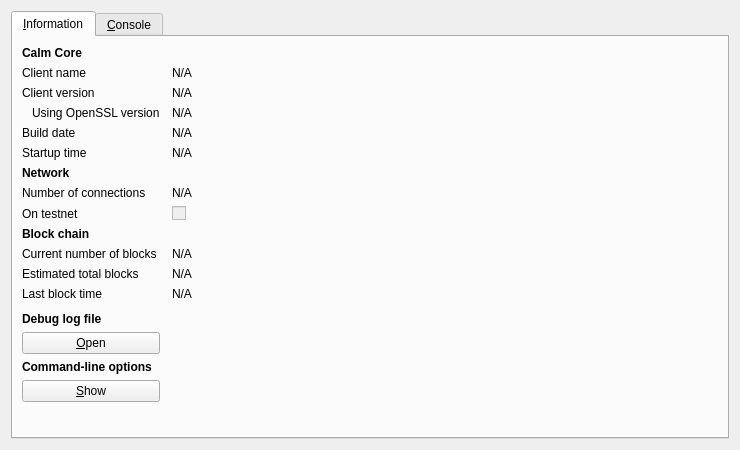
<?xml version="1.0" encoding="UTF-8"?>
<ui version="4.0">
 <class>RPCConsole</class>
 <widget class="QDialog" name="RPCConsole">
  <property name="geometry">
   <rect>
    <x>0</x>
    <y>0</y>
    <width>740</width>
    <height>450</height>
   </rect>
  </property>
  <property name="windowTitle">
   <string>Calm - Debug window</string>
  </property>
  <layout class="QVBoxLayout" name="verticalLayout_2">
   <item>
    <widget class="QTabWidget" name="tabWidget">
     <property name="currentIndex">
      <number>0</number>
     </property>
     <widget class="QWidget" name="tab_info">
      <attribute name="title">
       <string>&amp;Information</string>
      </attribute>
      <layout class="QGridLayout" name="gridLayout" columnstretch="0,1">
       <property name="horizontalSpacing">
        <number>12</number>
       </property>
       <item row="0" column="0">
        <widget class="QLabel" name="label_9">
         <property name="font">
          <font>
           <weight>75</weight>
           <bold>true</bold>
          </font>
         </property>
         <property name="text">
          <string>Calm Core</string>
         </property>
        </widget>
       </item>
       <item row="1" column="0">
        <widget class="QLabel" name="label_5">
         <property name="text">
          <string>Client name</string>
         </property>
        </widget>
       </item>
       <item row="1" column="1">
        <widget class="QLabel" name="clientName">
         <property name="cursor">
          <cursorShape>IBeamCursor</cursorShape>
         </property>
         <property name="text">
          <string>N/A</string>
         </property>
         <property name="textFormat">
          <enum>Qt::PlainText</enum>
         </property>
         <property name="textInteractionFlags">
          <set>Qt::LinksAccessibleByMouse|Qt::TextSelectableByKeyboard|Qt::TextSelectableByMouse</set>
         </property>
        </widget>
       </item>
       <item row="2" column="0">
        <widget class="QLabel" name="label_6">
         <property name="text">
          <string>Client version</string>
         </property>
        </widget>
       </item>
       <item row="2" column="1">
        <widget class="QLabel" name="clientVersion">
         <property name="cursor">
          <cursorShape>IBeamCursor</cursorShape>
         </property>
         <property name="text">
          <string>N/A</string>
         </property>
         <property name="textFormat">
          <enum>Qt::PlainText</enum>
         </property>
         <property name="textInteractionFlags">
          <set>Qt::LinksAccessibleByMouse|Qt::TextSelectableByKeyboard|Qt::TextSelectableByMouse</set>
         </property>
        </widget>
       </item>
       <item row="3" column="0">
        <widget class="QLabel" name="label_14">
         <property name="text">
          <string>Using OpenSSL version</string>
         </property>
         <property name="indent">
          <number>10</number>
         </property>
        </widget>
       </item>
       <item row="3" column="1">
        <widget class="QLabel" name="openSSLVersion">
         <property name="cursor">
          <cursorShape>IBeamCursor</cursorShape>
         </property>
         <property name="text">
          <string>N/A</string>
         </property>
         <property name="textFormat">
          <enum>Qt::PlainText</enum>
         </property>
         <property name="textInteractionFlags">
          <set>Qt::LinksAccessibleByMouse|Qt::TextSelectableByKeyboard|Qt::TextSelectableByMouse</set>
         </property>
        </widget>
       </item>
       <item row="4" column="0">
        <widget class="QLabel" name="label_12">
         <property name="text">
          <string>Build date</string>
         </property>
        </widget>
       </item>
       <item row="4" column="1">
        <widget class="QLabel" name="buildDate">
         <property name="cursor">
          <cursorShape>IBeamCursor</cursorShape>
         </property>
         <property name="text">
          <string>N/A</string>
         </property>
         <property name="textFormat">
          <enum>Qt::PlainText</enum>
         </property>
         <property name="textInteractionFlags">
          <set>Qt::LinksAccessibleByMouse|Qt::TextSelectableByKeyboard|Qt::TextSelectableByMouse</set>
         </property>
        </widget>
       </item>
       <item row="5" column="0">
        <widget class="QLabel" name="label_13">
         <property name="text">
          <string>Startup time</string>
         </property>
        </widget>
       </item>
       <item row="5" column="1">
        <widget class="QLabel" name="startupTime">
         <property name="cursor">
          <cursorShape>IBeamCursor</cursorShape>
         </property>
         <property name="text">
          <string>N/A</string>
         </property>
         <property name="textFormat">
          <enum>Qt::PlainText</enum>
         </property>
         <property name="textInteractionFlags">
          <set>Qt::LinksAccessibleByMouse|Qt::TextSelectableByKeyboard|Qt::TextSelectableByMouse</set>
         </property>
        </widget>
       </item>
       <item row="6" column="0">
        <widget class="QLabel" name="label_11">
         <property name="font">
          <font>
           <weight>75</weight>
           <bold>true</bold>
          </font>
         </property>
         <property name="text">
          <string>Network</string>
         </property>
        </widget>
       </item>
       <item row="7" column="0">
        <widget class="QLabel" name="label_7">
         <property name="text">
          <string>Number of connections</string>
         </property>
        </widget>
       </item>
       <item row="7" column="1">
        <widget class="QLabel" name="numberOfConnections">
         <property name="cursor">
          <cursorShape>IBeamCursor</cursorShape>
         </property>
         <property name="text">
          <string>N/A</string>
         </property>
         <property name="textFormat">
          <enum>Qt::PlainText</enum>
         </property>
         <property name="textInteractionFlags">
          <set>Qt::LinksAccessibleByMouse|Qt::TextSelectableByKeyboard|Qt::TextSelectableByMouse</set>
         </property>
        </widget>
       </item>
       <item row="8" column="0">
        <widget class="QLabel" name="label_8">
         <property name="text">
          <string>On testnet</string>
         </property>
        </widget>
       </item>
       <item row="8" column="1">
        <widget class="QCheckBox" name="isTestNet">
         <property name="enabled">
          <bool>false</bool>
         </property>
         <property name="text">
          <string/>
         </property>
        </widget>
       </item>
       <item row="9" column="0">
        <widget class="QLabel" name="label_10">
         <property name="font">
          <font>
           <weight>75</weight>
           <bold>true</bold>
          </font>
         </property>
         <property name="text">
          <string>Block chain</string>
         </property>
        </widget>
       </item>
       <item row="10" column="0">
        <widget class="QLabel" name="label_3">
         <property name="text">
          <string>Current number of blocks</string>
         </property>
        </widget>
       </item>
       <item row="10" column="1">
        <widget class="QLabel" name="numberOfBlocks">
         <property name="cursor">
          <cursorShape>IBeamCursor</cursorShape>
         </property>
         <property name="text">
          <string>N/A</string>
         </property>
         <property name="textFormat">
          <enum>Qt::PlainText</enum>
         </property>
         <property name="textInteractionFlags">
          <set>Qt::LinksAccessibleByMouse|Qt::TextSelectableByKeyboard|Qt::TextSelectableByMouse</set>
         </property>
        </widget>
       </item>
       <item row="11" column="0">
        <widget class="QLabel" name="label_4">
         <property name="text">
          <string>Estimated total blocks</string>
         </property>
        </widget>
       </item>
       <item row="11" column="1">
        <widget class="QLabel" name="totalBlocks">
         <property name="cursor">
          <cursorShape>IBeamCursor</cursorShape>
         </property>
         <property name="text">
          <string>N/A</string>
         </property>
         <property name="textFormat">
          <enum>Qt::PlainText</enum>
         </property>
         <property name="textInteractionFlags">
          <set>Qt::LinksAccessibleByMouse|Qt::TextSelectableByKeyboard|Qt::TextSelectableByMouse</set>
         </property>
        </widget>
       </item>
       <item row="12" column="0">
        <widget class="QLabel" name="label_2">
         <property name="text">
          <string>Last block time</string>
         </property>
        </widget>
       </item>
       <item row="12" column="1">
        <widget class="QLabel" name="lastBlockTime">
         <property name="cursor">
          <cursorShape>IBeamCursor</cursorShape>
         </property>
         <property name="text">
          <string>N/A</string>
         </property>
         <property name="textFormat">
          <enum>Qt::PlainText</enum>
         </property>
         <property name="textInteractionFlags">
          <set>Qt::LinksAccessibleByMouse|Qt::TextSelectableByKeyboard|Qt::TextSelectableByMouse</set>
         </property>
        </widget>
       </item>
       <item row="13" column="0">
        <spacer name="verticalSpacer_2">
         <property name="orientation">
          <enum>Qt::Vertical</enum>
         </property>
         <property name="sizeHint" stdset="0">
          <size>
           <width>20</width>
           <height>20</height>
          </size>
         </property>
        </spacer>
       </item>
       <item row="14" column="0">
        <widget class="QLabel" name="labelDebugLogfile">
         <property name="font">
          <font>
           <weight>75</weight>
           <bold>true</bold>
          </font>
         </property>
         <property name="text">
          <string>Debug log file</string>
         </property>
        </widget>
       </item>
       <item row="15" column="0">
        <widget class="QPushButton" name="openDebugLogfileButton">
         <property name="toolTip">
          <string>Open the Calm debug log file from the current data directory. This can take a few seconds for large log files.</string>
         </property>
         <property name="text">
          <string>&amp;Open</string>
         </property>
         <property name="autoDefault">
          <bool>false</bool>
         </property>
        </widget>
       </item>
       <item row="16" column="0">
        <widget class="QLabel" name="labelCLOptions">
         <property name="font">
          <font>
           <weight>75</weight>
           <bold>true</bold>
          </font>
         </property>
         <property name="text">
          <string>Command-line options</string>
         </property>
        </widget>
       </item>
       <item row="17" column="0">
        <widget class="QPushButton" name="showCLOptionsButton">
         <property name="toolTip">
          <string>Show the Calm-Qt help message to get a list with possible Calm command-line options.</string>
         </property>
         <property name="text">
          <string>&amp;Show</string>
         </property>
         <property name="autoDefault">
          <bool>false</bool>
         </property>
        </widget>
       </item>
       <item row="18" column="0">
        <spacer name="verticalSpacer">
         <property name="orientation">
          <enum>Qt::Vertical</enum>
         </property>
         <property name="sizeHint" stdset="0">
          <size>
           <width>20</width>
           <height>40</height>
          </size>
         </property>
        </spacer>
       </item>
      </layout>
     </widget>
     <widget class="QWidget" name="tab_console">
      <attribute name="title">
       <string>&amp;Console</string>
      </attribute>
      <layout class="QVBoxLayout" name="verticalLayout_3">
       <property name="spacing">
        <number>3</number>
       </property>
       <item>
        <widget class="QTextEdit" name="messagesWidget">
         <property name="minimumSize">
          <size>
           <width>0</width>
           <height>100</height>
          </size>
         </property>
         <property name="readOnly">
          <bool>true</bool>
         </property>
         <property name="tabKeyNavigation" stdset="0">
          <bool>false</bool>
         </property>
         <property name="columnCount" stdset="0">
          <number>2</number>
         </property>
        </widget>
       </item>
       <item>
        <layout class="QHBoxLayout" name="horizontalLayout">
         <property name="spacing">
          <number>3</number>
         </property>
         <item>
          <widget class="QLabel" name="label">
           <property name="text">
            <string notr="true">&gt;</string>
           </property>
          </widget>
         </item>
         <item>
          <widget class="QLineEdit" name="lineEdit"/>
         </item>
         <item>
          <widget class="QPushButton" name="clearButton">
           <property name="maximumSize">
            <size>
             <width>24</width>
             <height>24</height>
            </size>
           </property>
           <property name="toolTip">
            <string>Clear console</string>
           </property>
           <property name="text">
            <string/>
           </property>
           <property name="icon">
            <iconset resource="../bitcoin.qrc">
             <normaloff>:/icons/remove</normaloff>:/icons/remove</iconset>
           </property>
           <property name="shortcut">
            <string notr="true">Ctrl+L</string>
           </property>
           <property name="autoDefault">
            <bool>false</bool>
           </property>
          </widget>
         </item>
        </layout>
       </item>
      </layout>
     </widget>
    </widget>
   </item>
  </layout>
 </widget>
 <resources>
  <include location="../bitcoin.qrc"/>
 </resources>
 <connections/>
</ui>
